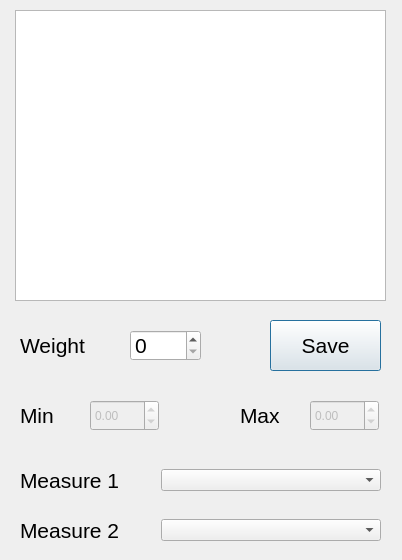
<?xml version="1.0" encoding="UTF-8"?>
<ui version="4.0">
 <class>AnnotationConstraintDialog</class>
 <widget class="QDialog" name="AnnotationConstraintDialog">
  <property name="geometry">
   <rect>
    <x>0</x>
    <y>0</y>
    <width>402</width>
    <height>560</height>
   </rect>
  </property>
  <property name="windowTitle">
   <string>ConstraintDialog</string>
  </property>
  <widget class="QListWidget" name="typeList">
   <property name="geometry">
    <rect>
     <x>15</x>
     <y>10</y>
     <width>371</width>
     <height>291</height>
    </rect>
   </property>
   <property name="font">
    <font>
     <pointsize>16</pointsize>
    </font>
   </property>
  </widget>
  <widget class="QLabel" name="label_2">
   <property name="geometry">
    <rect>
     <x>20</x>
     <y>330</y>
     <width>81</width>
     <height>30</height>
    </rect>
   </property>
   <property name="font">
    <font>
     <pointsize>16</pointsize>
    </font>
   </property>
   <property name="text">
    <string>Weight</string>
   </property>
  </widget>
  <widget class="QSpinBox" name="weightSpinBox">
   <property name="geometry">
    <rect>
     <x>130</x>
     <y>330</y>
     <width>71</width>
     <height>31</height>
    </rect>
   </property>
   <property name="font">
    <font>
     <pointsize>16</pointsize>
    </font>
   </property>
   <property name="maximum">
    <number>1000</number>
   </property>
  </widget>
  <widget class="QPushButton" name="SaveButton">
   <property name="geometry">
    <rect>
     <x>270</x>
     <y>320</y>
     <width>111</width>
     <height>51</height>
    </rect>
   </property>
   <property name="font">
    <font>
     <pointsize>16</pointsize>
    </font>
   </property>
   <property name="text">
    <string>Save</string>
   </property>
  </widget>
  <widget class="QDoubleSpinBox" name="doubleSpinBox2">
   <property name="enabled">
    <bool>false</bool>
   </property>
   <property name="geometry">
    <rect>
     <x>310</x>
     <y>400</y>
     <width>69</width>
     <height>31</height>
    </rect>
   </property>
   <property name="minimum">
    <double>-1000000000.000000000000000</double>
   </property>
   <property name="maximum">
    <double>10000.000000000000000</double>
   </property>
   <property name="singleStep">
    <double>0.100000000000000</double>
   </property>
   <property name="stepType">
    <enum>QAbstractSpinBox::AdaptiveDecimalStepType</enum>
   </property>
  </widget>
  <widget class="QDoubleSpinBox" name="doubleSpinBox1">
   <property name="enabled">
    <bool>false</bool>
   </property>
   <property name="geometry">
    <rect>
     <x>90</x>
     <y>400</y>
     <width>69</width>
     <height>31</height>
    </rect>
   </property>
   <property name="minimum">
    <double>-1000000000.000000000000000</double>
   </property>
   <property name="maximum">
    <double>10000.000000000000000</double>
   </property>
   <property name="singleStep">
    <double>0.100000000000000</double>
   </property>
   <property name="stepType">
    <enum>QAbstractSpinBox::AdaptiveDecimalStepType</enum>
   </property>
  </widget>
  <widget class="QLabel" name="label_4">
   <property name="geometry">
    <rect>
     <x>20</x>
     <y>407</y>
     <width>67</width>
     <height>17</height>
    </rect>
   </property>
   <property name="font">
    <font>
     <pointsize>16</pointsize>
    </font>
   </property>
   <property name="text">
    <string>Min</string>
   </property>
  </widget>
  <widget class="QLabel" name="label_5">
   <property name="geometry">
    <rect>
     <x>240</x>
     <y>407</y>
     <width>67</width>
     <height>17</height>
    </rect>
   </property>
   <property name="font">
    <font>
     <pointsize>16</pointsize>
    </font>
   </property>
   <property name="text">
    <string>Max</string>
   </property>
  </widget>
  <widget class="QWidget" name="horizontalLayoutWidget">
   <property name="geometry">
    <rect>
     <x>20</x>
     <y>460</y>
     <width>361</width>
     <height>41</height>
    </rect>
   </property>
   <layout class="QHBoxLayout" name="measure1HorizontalLayout">
    <item>
     <widget class="QLabel" name="measure1Label">
      <property name="font">
       <font>
        <pointsize>16</pointsize>
       </font>
      </property>
      <property name="text">
       <string>Measure 1</string>
      </property>
     </widget>
    </item>
    <item>
     <widget class="QComboBox" name="measure1ComboBox">
      <property name="minimumSize">
       <size>
        <width>220</width>
        <height>0</height>
       </size>
      </property>
     </widget>
    </item>
   </layout>
  </widget>
  <widget class="QWidget" name="horizontalLayoutWidget_2">
   <property name="geometry">
    <rect>
     <x>20</x>
     <y>510</y>
     <width>361</width>
     <height>41</height>
    </rect>
   </property>
   <layout class="QHBoxLayout" name="measure2HorizontaLayout">
    <item>
     <widget class="QLabel" name="measure2Label">
      <property name="font">
       <font>
        <pointsize>16</pointsize>
       </font>
      </property>
      <property name="text">
       <string>Measure 2</string>
      </property>
     </widget>
    </item>
    <item>
     <widget class="QComboBox" name="measure2ComboBox">
      <property name="sizePolicy">
       <sizepolicy hsizetype="Fixed" vsizetype="Fixed">
        <horstretch>0</horstretch>
        <verstretch>0</verstretch>
       </sizepolicy>
      </property>
      <property name="minimumSize">
       <size>
        <width>220</width>
        <height>0</height>
       </size>
      </property>
     </widget>
    </item>
   </layout>
  </widget>
 </widget>
 <resources/>
 <connections/>
</ui>
